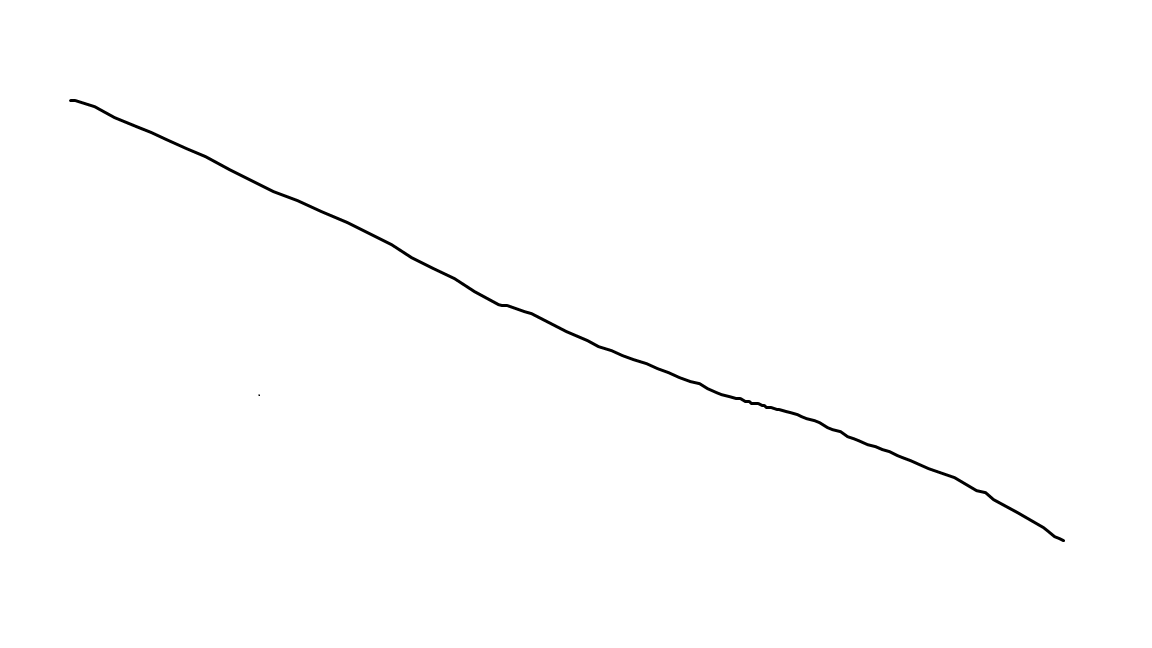
#> input picture test_codes/hanga/test.png, 1152 x 648 px
$ python generate_points_correct_orientation.py
#> lines starting #> are read from the running program, lines starting #| are printed output that depends on the picture; after the words box and inside, x2 and y2 are one past the last pixel; in counts of white or black regions, pixels touching at a corner belong together
import cv2
import numpy as np
import matplotlib.pyplot as plt


#Open csv file
# Load the image using OpenCV.
im_cv = cv2.imread("hanga/test.png", cv2.IMREAD_GRAYSCALE)
#> im_cv is the input picture: shape (648, 1152); min 0, max 255, mean 253.9


# Use morphological operations to clean up the edges and reduce double lines to single lines.

# Apply GaussianBlur to reduce noise and improve edge detection.
blurred = cv2.GaussianBlur(im_cv, (5, 5), 0)

# Use a threshold to clean the image further before edge detection.
_, thresh = cv2.threshold(blurred, 0, 255, cv2.THRESH_BINARY_INV + cv2.THRESH_OTSU)
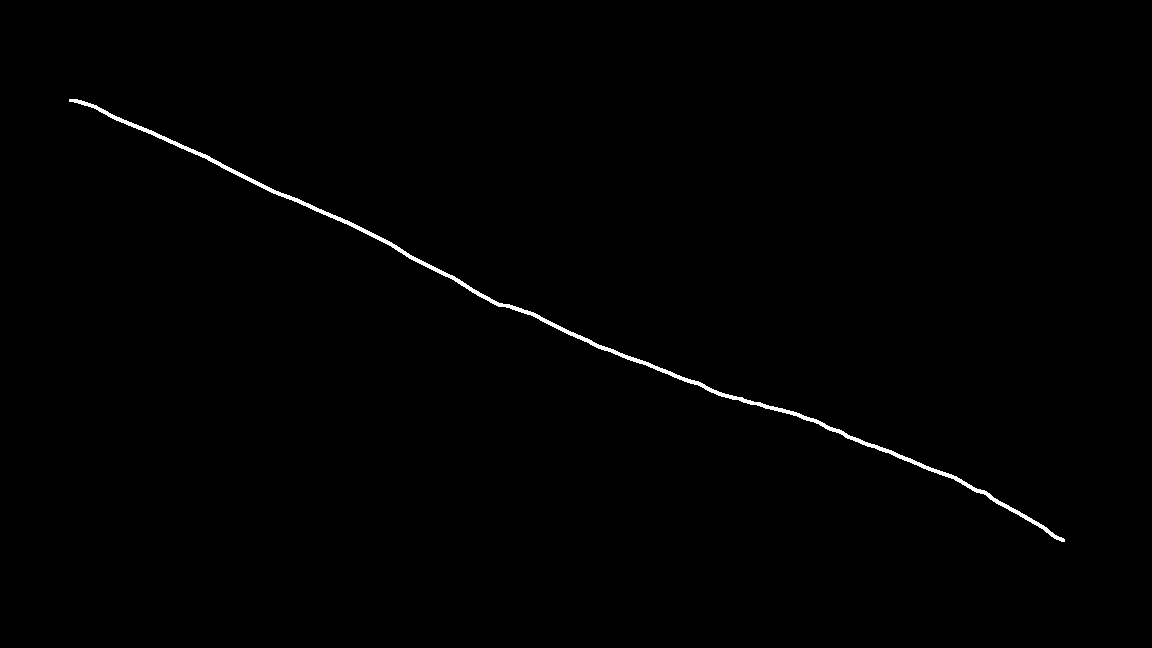
#> thresh: shape (648, 1152); 0.58% white; 1 white region, box (x1, y1, x2, y2) and area: (69, 99, 1065, 542) 4358

# Increase the size of the kernel for more aggressive dilation and erosion to merge lines closer together.
kernel = np.ones((3, 3), np.uint8)  # Increase kernel size for more aggressive morphological operations.
dilated = cv2.dilate(thresh, kernel, iterations=2)  # Increase iterations if needed.
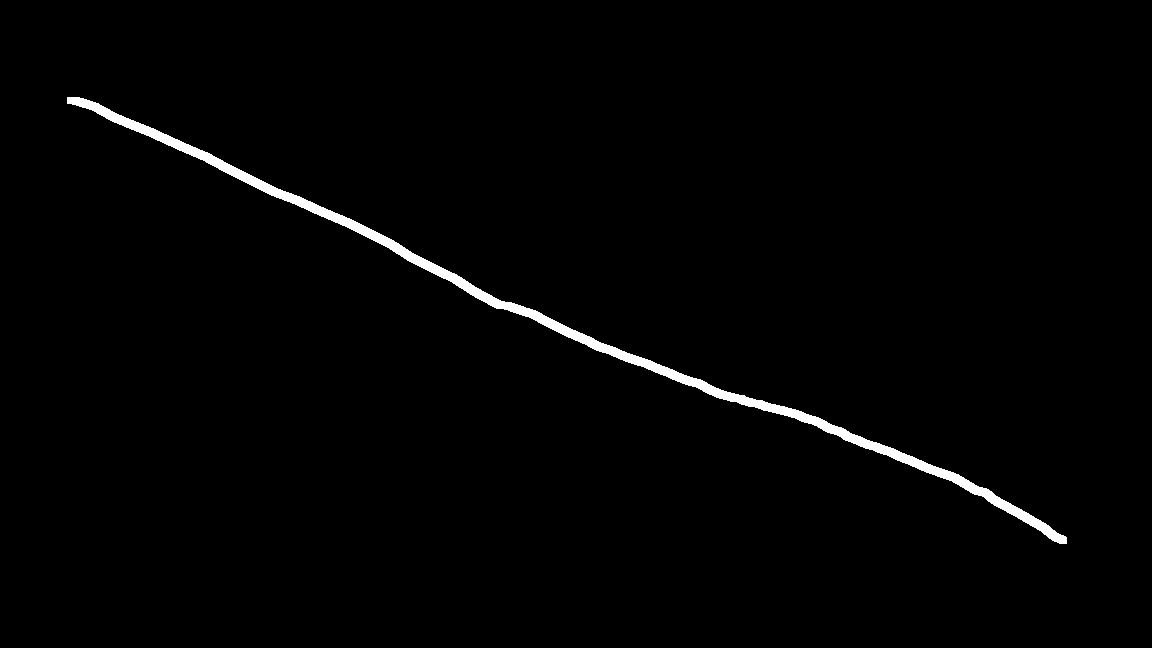
#> dilated: shape (648, 1152); 1.4% white; 1 white region, box (x1, y1, x2, y2) and area: (67, 97, 1067, 544) 10130
eroded = cv2.erode(dilated, kernel, iterations=1)  # Possibly reduce iterations to avoid over-thinning.
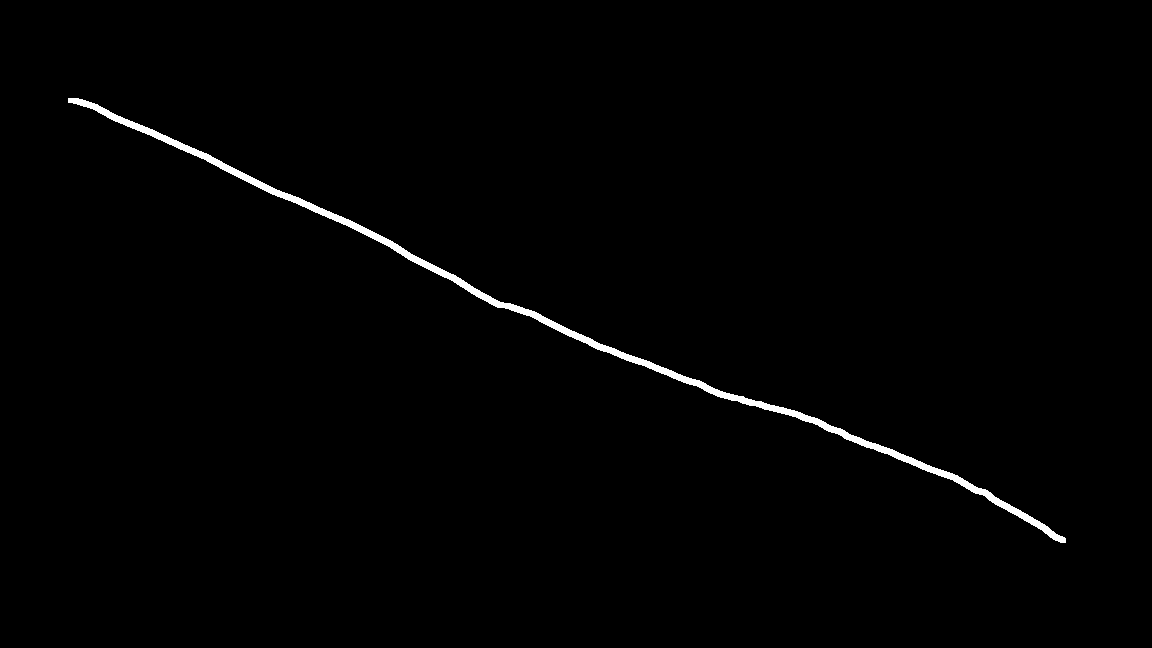
#> eroded: shape (648, 1152); 0.97% white; 1 white region, box (x1, y1, x2, y2) and area: (68, 98, 1066, 543) 7240

# Detect edges again using the Canny algorithm after morphological operations.
edges_optimized = cv2.Canny(eroded, threshold1=50, threshold2=150)
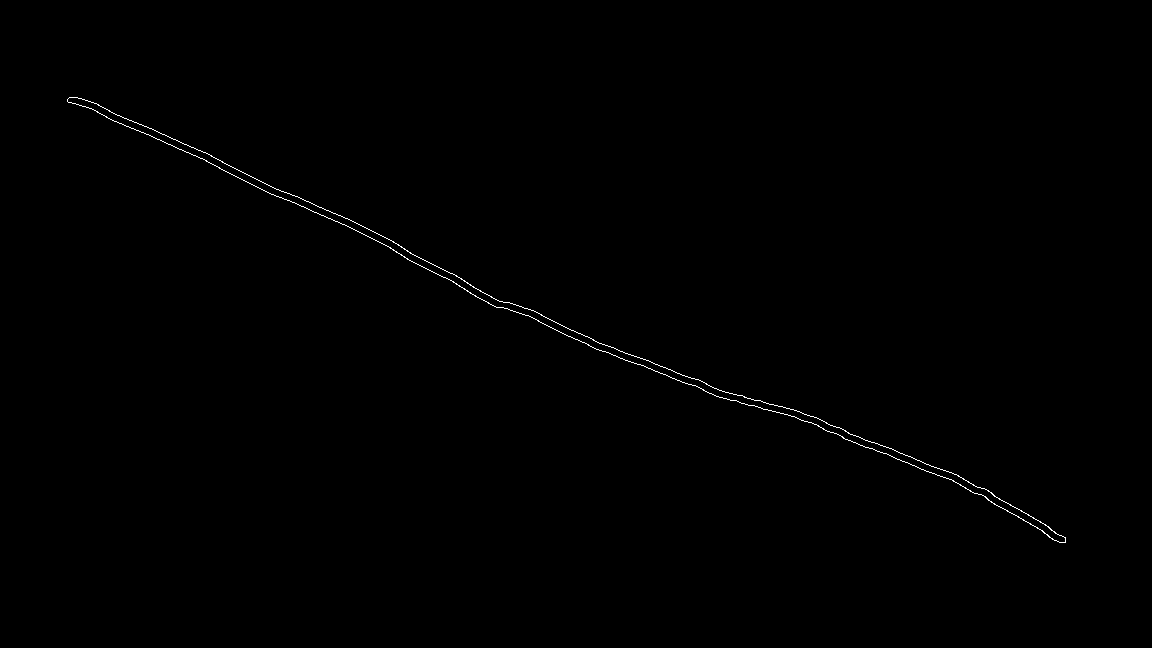
#> edges_optimized: shape (648, 1152); 0.28% white in thin lines or dots, all inside (x1, y1, x2, y2) = (67, 97, 1066, 543)

# Find coordinates of these edges.
y_coords_optimized, x_coords_optimized = np.where(edges_optimized > 0)
#> y_coords_optimized = 2097 values from 97 to 542; x_coords_optimized = 2097 values, max 1065 at index 2076, min 67 at index 14, mean 573.9


# Plot the result with y-coordinates in the correct order.
plt.figure(figsize=(12, 7))
plt.scatter(x_coords_optimized, y_coords_optimized, s=1)
plt.axis('equal')
plt.gca().invert_yaxis()  # Ensure the image is not flipped vertically.
plt.axis('off')  # Turn off the axis for a clean image of the drawing.
plt.show(), edges_optimized  # Return the processed edge image for visualization.
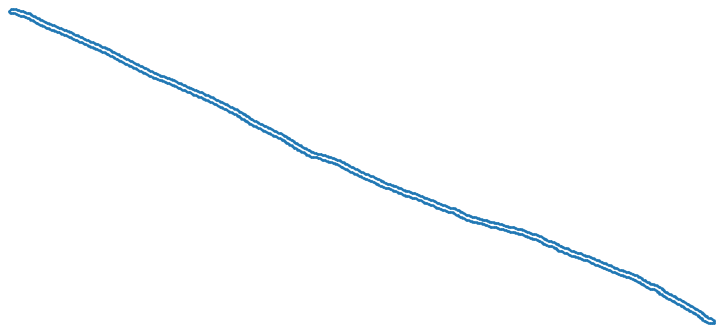
#> figure drawn by matplotlib, 1 panel
